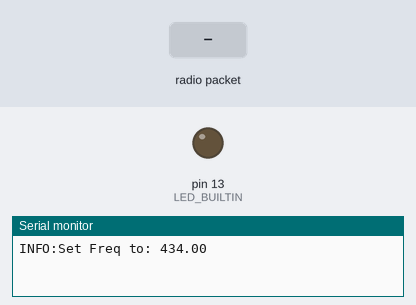
A sketch run on a simulated Arduino Uno, built with avr-gcc and run on an emulated ATmega328P. On the bench: output pins drawn as LEDs (lit = HIGH), the last lines printed to the serial monitor. The test bench sets the inputs (shaded band). No radio packets arrive unless stated; pins used as bus, display or sensor lines are not drawn.

Above: at 1.3 s.
1.4 s: radio packet "1" arrives
At 2.0 s:
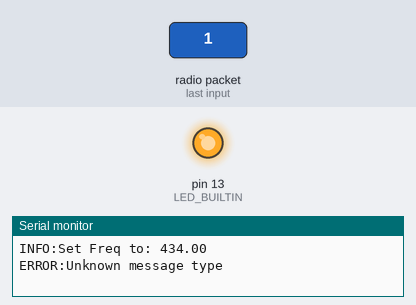
Timing chart, 0 to 4.4 s (numbered marks = the images above; inputs shaded):
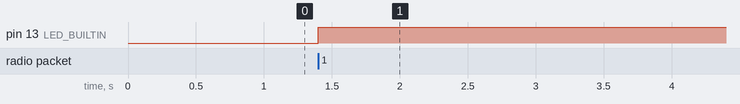

The sketch:

dataRX.ino
```cpp
// Feather9x_RX
// -*- mode: C++ -*-
// Example sketch showing how to create a simple messaging client (receiver)
// with the RH_RF95 class. RH_RF95 class does not provide for addressing or
// reliability, so you should only use RH_RF95 if you do not need the higher
// level messaging abilities.
// It is designed to work with the other example Feather9x_TX

#include <SPI.h>
#include <RH_RF95.h>

#define RFM95_CS    10
#define RFM95_INT   3
#define RFM95_RST   9

enum messageType : uint8_t {dataMessage, errorMessage};

// Change to 434.0 or other frequency, must match RX's freq!
#define RF95_FREQ 434.0

#define SENSOR_COUNT 7

// Singleton instance of the radio driver
RH_RF95 rf95(RFM95_CS, RFM95_INT);

void setup() {
  pinMode(LED_BUILTIN, OUTPUT);
  pinMode(RFM95_RST, OUTPUT);
  digitalWrite(RFM95_RST, HIGH);

  Serial.begin(115200);
  while (!Serial) delay(1);
  delay(100);

  // manual reset
  digitalWrite(RFM95_RST, LOW);
  delay(10);
  digitalWrite(RFM95_RST, HIGH);
  delay(10);

  while (!rf95.init()) {
    Serial.println("ERROR:LoRa radio init failed");
    Serial.println("ERROR:Uncomment '#define SERIAL_DEBUG' in RH_RF95.cpp for detailed debug info");
    while (1);
  }

  // Defaults after init are 434.0MHz, modulation GFSK_Rb250Fd250, +13dbM
  if (!rf95.setFrequency(RF95_FREQ)) {
    Serial.println("ERROR:setFrequency failed");
    while (1);
  }
  Serial.print("INFO:Set Freq to: "); Serial.println(RF95_FREQ);

  // Defaults after init are 434.0MHz, 13dBm, Bw = 125 kHz, Cr = 4/5, Sf = 128chips/symbol, CRC on

  // The default transmitter power is 13dBm, using PA_BOOST.
  // If you are using RFM95/96/97/98 modules which uses the PA_BOOST transmitter pin, then
  // you can set transmitter powers from 5 to 23 dBm:
  rf95.setTxPower(23, false);
}

void loop() {
  if (rf95.available()) {
    // Should be a message for us now
    uint8_t buf[RH_RF95_MAX_MESSAGE_LEN];
    uint8_t len = sizeof(buf);

    if (rf95.recv(buf, &len)) {
      digitalWrite(LED_BUILTIN, HIGH);
      // RH_RF95::printBuffer("Received: ", buf, len);
      // Serial.print("Got: ");
      // Serial.println((char*)&(buf[1]));

      // Serial.print("Length: ");
      // Serial.println(len);

      messageType type = (messageType)buf[0];

      if (type == dataMessage) {
        Serial.print("DATA:");

        double* vals = (double*)&(buf[1]);

        for (int i = 0; i < SENSOR_COUNT; i++) {
          if (i > 0) {
            Serial.print(", ");
          }
          Serial.print(vals[i]);
        }
        Serial.println();

        // Serial.print("RSSI: ");
        // Serial.println(rf95.lastRssi(), DEC);
      }
      else if (type == errorMessage) {
        Serial.print("ERROR:");
        Serial.println((char*)&(buf[1]));
      }
      else {
        Serial.println("ERROR:Unknown message type");
      }

    } else {
      Serial.println("ERROR:Receive failed");
    }
  }
}
```

Measured:
- after the input at 1.4 s, pin 13 (LED_BUILTIN): LOW → HIGH at once
